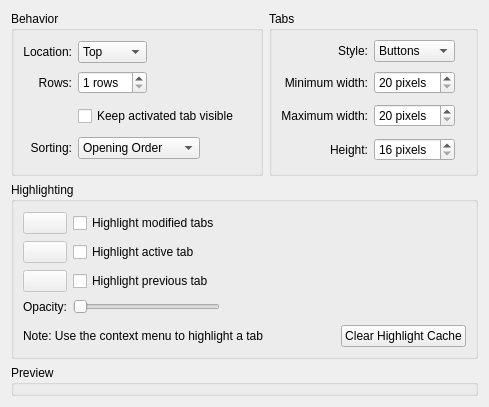
<ui version="4.0" >
 <class>TabBarConfigWidget</class>
 <widget class="QWidget" name="TabBarConfigWidget" >
  <layout class="QGridLayout" name="gridLayout_4" >
   <item row="0" column="0" >
    <widget class="QGroupBox" name="gbBehaviour" >
     <property name="title" >
      <string>Behavior</string>
     </property>
     <layout class="QGridLayout" name="gridLayout_2" >
      <item row="0" column="0" >
       <widget class="QLabel" name="lblLocation" >
        <property name="text" >
         <string>Location:</string>
        </property>
        <property name="alignment" >
         <set>Qt::AlignRight|Qt::AlignTrailing|Qt::AlignVCenter</set>
        </property>
       </widget>
      </item>
      <item row="0" column="1" >
       <widget class="QComboBox" name="cmbLocation" >
        <item>
         <property name="text" >
          <string comment="Tab bar location">Top</string>
         </property>
        </item>
        <item>
         <property name="text" >
          <string comment="Tab bar location">Bottom</string>
         </property>
        </item>
       </widget>
      </item>
      <item rowspan="2" row="0" column="2" >
       <spacer name="horizontalSpacer_3" >
        <property name="orientation" >
         <enum>Qt::Horizontal</enum>
        </property>
        <property name="sizeType" >
         <enum>QSizePolicy::MinimumExpanding</enum>
        </property>
        <property name="sizeHint" stdset="0" >
         <size>
          <width>98</width>
          <height>53</height>
         </size>
        </property>
       </spacer>
      </item>
      <item row="1" column="0" >
       <widget class="QLabel" name="lblRows" >
        <property name="text" >
         <string>Rows:</string>
        </property>
        <property name="alignment" >
         <set>Qt::AlignRight|Qt::AlignTrailing|Qt::AlignVCenter</set>
        </property>
       </widget>
      </item>
      <item row="1" column="1" >
       <widget class="QSpinBox" name="sbRows" >
        <property name="suffix" >
         <string> rows</string>
        </property>
        <property name="minimum" >
         <number>1</number>
        </property>
        <property name="maximum" >
         <number>10</number>
        </property>
       </widget>
      </item>
      <item row="3" column="0" >
       <widget class="QLabel" name="lblSorting" >
        <property name="text" >
         <string>Sorting:</string>
        </property>
        <property name="alignment" >
         <set>Qt::AlignRight|Qt::AlignTrailing|Qt::AlignVCenter</set>
        </property>
       </widget>
      </item>
      <item row="2" column="1" colspan="2" >
       <layout class="QHBoxLayout" name="horizontalLayout_2" >
        <item>
         <widget class="QCheckBox" name="chkFollowActive" >
          <property name="text" >
           <string>Keep activated tab visible</string>
          </property>
         </widget>
        </item>
        <item>
         <spacer name="horizontalSpacer_4" >
          <property name="orientation" >
           <enum>Qt::Horizontal</enum>
          </property>
          <property name="sizeType" >
           <enum>QSizePolicy::MinimumExpanding</enum>
          </property>
          <property name="sizeHint" stdset="0" >
           <size>
            <width>0</width>
            <height>28</height>
           </size>
          </property>
         </spacer>
        </item>
       </layout>
      </item>
      <item row="3" column="1" colspan="2" >
       <layout class="QHBoxLayout" name="horizontalLayout" >
        <item>
         <widget class="QComboBox" name="cmbSorting" >
          <item>
           <property name="text" >
            <string>Opening Order</string>
           </property>
          </item>
          <item>
           <property name="text" >
            <string>Document Name</string>
           </property>
          </item>
          <item>
           <property name="text" >
            <string>Document URL</string>
           </property>
          </item>
          <item>
           <property name="text" >
            <string>File Extension</string>
           </property>
          </item>
         </widget>
        </item>
        <item>
         <spacer name="horizontalSpacer_2" >
          <property name="orientation" >
           <enum>Qt::Horizontal</enum>
          </property>
          <property name="sizeType" >
           <enum>QSizePolicy::MinimumExpanding</enum>
          </property>
          <property name="sizeHint" stdset="0" >
           <size>
            <width>0</width>
            <height>17</height>
           </size>
          </property>
         </spacer>
        </item>
       </layout>
      </item>
     </layout>
    </widget>
   </item>
   <item row="0" column="1" >
    <widget class="QGroupBox" name="gbTabs" >
     <property name="title" >
      <string>Tabs</string>
     </property>
     <layout class="QGridLayout" name="gridLayout" >
      <item row="1" column="0" >
       <widget class="QLabel" name="lblMinWidth" >
        <property name="text" >
         <string>Minimum width:</string>
        </property>
        <property name="alignment" >
         <set>Qt::AlignRight|Qt::AlignTrailing|Qt::AlignVCenter</set>
        </property>
       </widget>
      </item>
      <item row="1" column="1" >
       <widget class="QSpinBox" name="sbMinWidth" >
        <property name="suffix" >
         <string> pixels</string>
        </property>
        <property name="minimum" >
         <number>20</number>
        </property>
        <property name="maximum" >
         <number>500</number>
        </property>
       </widget>
      </item>
      <item rowspan="3" row="1" column="2" >
       <spacer name="horizontalSpacer" >
        <property name="orientation" >
         <enum>Qt::Horizontal</enum>
        </property>
        <property name="sizeHint" stdset="0" >
         <size>
          <width>11</width>
          <height>96</height>
         </size>
        </property>
       </spacer>
      </item>
      <item row="2" column="0" >
       <widget class="QLabel" name="lblMaxWidth" >
        <property name="text" >
         <string>Maximum width:</string>
        </property>
        <property name="alignment" >
         <set>Qt::AlignRight|Qt::AlignTrailing|Qt::AlignVCenter</set>
        </property>
       </widget>
      </item>
      <item row="2" column="1" >
       <widget class="QSpinBox" name="sbMaxWidth" >
        <property name="text" stdset="0" >
         <string>20 pixels</string>
        </property>
        <property name="suffix" >
         <string> pixels</string>
        </property>
        <property name="minimum" >
         <number>20</number>
        </property>
        <property name="maximum" >
         <number>500</number>
        </property>
       </widget>
      </item>
      <item row="3" column="0" >
       <widget class="QLabel" name="lblHeight" >
        <property name="text" >
         <string>Height:</string>
        </property>
        <property name="alignment" >
         <set>Qt::AlignRight|Qt::AlignTrailing|Qt::AlignVCenter</set>
        </property>
       </widget>
      </item>
      <item row="3" column="1" >
       <widget class="QSpinBox" name="sbHeight" >
        <property name="text" stdset="0" >
         <string>16 pixels</string>
        </property>
        <property name="suffix" >
         <string> pixels</string>
        </property>
        <property name="minimum" >
         <number>16</number>
        </property>
        <property name="maximum" >
         <number>60</number>
        </property>
       </widget>
      </item>
      <item row="0" column="0" >
       <widget class="QLabel" name="lblStyle" >
        <property name="text" >
         <string>Style:</string>
        </property>
        <property name="alignment" >
         <set>Qt::AlignRight|Qt::AlignTrailing|Qt::AlignVCenter</set>
        </property>
       </widget>
      </item>
      <item row="0" column="1" >
       <widget class="QComboBox" name="cmbStyle" >
        <item>
         <property name="text" >
          <string>Buttons</string>
         </property>
        </item>
        <item>
         <property name="text" >
          <string>Flat</string>
         </property>
        </item>
       </widget>
      </item>
     </layout>
    </widget>
   </item>
   <item row="1" column="0" colspan="2" >
    <widget class="QGroupBox" name="gbHighlighting" >
     <property name="title" >
      <string>Highlighting</string>
     </property>
     <layout class="QVBoxLayout" name="verticalLayout" >
      <item>
       <layout class="QHBoxLayout" name="horizontalLayout_3" >
        <item>
         <layout class="QGridLayout" name="gridLayout_3" >
          <item row="0" column="0" >
           <widget class="KColorButton" name="colModified" >
            <property name="enabled" >
             <bool>false</bool>
            </property>
           </widget>
          </item>
          <item row="0" column="1" >
           <widget class="QCheckBox" name="chkModified" >
            <property name="text" >
             <string>Highlight modified tabs</string>
            </property>
           </widget>
          </item>
          <item row="1" column="0" >
           <widget class="KColorButton" name="colActive" >
            <property name="enabled" >
             <bool>false</bool>
            </property>
           </widget>
          </item>
          <item row="1" column="1" >
           <widget class="QCheckBox" name="chkActive" >
            <property name="text" >
             <string>Highlight active tab</string>
            </property>
           </widget>
          </item>
          <item row="2" column="0" >
           <widget class="KColorButton" name="colPrevious" >
            <property name="enabled" >
             <bool>false</bool>
            </property>
           </widget>
          </item>
          <item row="2" column="1" >
           <widget class="QCheckBox" name="chkPrevious" >
            <property name="text" >
             <string>Highlight previous tab</string>
            </property>
           </widget>
          </item>
          <item row="3" column="0" >
           <widget class="QLabel" name="lblOpacity" >
            <property name="text" >
             <string>Opacity:</string>
            </property>
            <property name="alignment" >
             <set>Qt::AlignRight|Qt::AlignTrailing|Qt::AlignVCenter</set>
            </property>
           </widget>
          </item>
          <item row="3" column="1" >
           <widget class="QSlider" name="slOpacity" >
            <property name="sizePolicy" >
             <sizepolicy vsizetype="Fixed" hsizetype="Minimum" >
              <horstretch>0</horstretch>
              <verstretch>0</verstretch>
             </sizepolicy>
            </property>
            <property name="maximum" >
             <number>100</number>
            </property>
            <property name="orientation" >
             <enum>Qt::Horizontal</enum>
            </property>
           </widget>
          </item>
         </layout>
        </item>
        <item>
         <spacer name="horizontalSpacer_5" >
          <property name="orientation" >
           <enum>Qt::Horizontal</enum>
          </property>
          <property name="sizeHint" stdset="0" >
           <size>
            <width>241</width>
            <height>108</height>
           </size>
          </property>
         </spacer>
        </item>
       </layout>
      </item>
      <item>
       <layout class="QHBoxLayout" name="horizontalLayout_4" >
        <item>
         <widget class="QLabel" name="lblNote" >
          <property name="text" >
           <string>Note: Use the context menu to highlight a tab</string>
          </property>
         </widget>
        </item>
        <item>
         <spacer name="horizontalSpacer_7" >
          <property name="orientation" >
           <enum>Qt::Horizontal</enum>
          </property>
          <property name="sizeHint" stdset="0" >
           <size>
            <width>0</width>
            <height>13</height>
           </size>
          </property>
         </spacer>
        </item>
        <item>
         <widget class="QPushButton" name="btnClearCache" >
          <property name="whatsThis" >
           <string>Remove all highlight marks in the current session.</string>
          </property>
          <property name="text" >
           <string>Clear Highlight Cache</string>
          </property>
         </widget>
        </item>
       </layout>
      </item>
     </layout>
    </widget>
   </item>
   <item row="2" column="0" colspan="2" >
    <widget class="QGroupBox" name="gbPreview" >
     <property name="title" >
      <string>Preview</string>
     </property>
    </widget>
   </item>
  </layout>
 </widget>
 <customwidgets>
  <customwidget>
   <class>KColorButton</class>
   <extends>QPushButton</extends>
   <header>kcolorbutton.h</header>
  </customwidget>
 </customwidgets>
 <tabstops>
  <tabstop>cmbLocation</tabstop>
  <tabstop>sbRows</tabstop>
  <tabstop>chkFollowActive</tabstop>
  <tabstop>cmbSorting</tabstop>
  <tabstop>cmbStyle</tabstop>
  <tabstop>sbMinWidth</tabstop>
  <tabstop>sbMaxWidth</tabstop>
  <tabstop>sbHeight</tabstop>
  <tabstop>chkModified</tabstop>
  <tabstop>colModified</tabstop>
  <tabstop>chkActive</tabstop>
  <tabstop>colActive</tabstop>
  <tabstop>chkPrevious</tabstop>
  <tabstop>colPrevious</tabstop>
  <tabstop>slOpacity</tabstop>
  <tabstop>btnClearCache</tabstop>
 </tabstops>
 <connections>
  <connection>
   <sender>chkModified</sender>
   <signal>toggled(bool)</signal>
   <receiver>colModified</receiver>
   <slot>setEnabled(bool)</slot>
   <hints>
    <hint type="sourcelabel" >
     <x>111</x>
     <y>237</y>
    </hint>
    <hint type="destinationlabel" >
     <x>50</x>
     <y>238</y>
    </hint>
   </hints>
  </connection>
  <connection>
   <sender>chkActive</sender>
   <signal>toggled(bool)</signal>
   <receiver>colActive</receiver>
   <slot>setEnabled(bool)</slot>
   <hints>
    <hint type="sourcelabel" >
     <x>96</x>
     <y>273</y>
    </hint>
    <hint type="destinationlabel" >
     <x>55</x>
     <y>268</y>
    </hint>
   </hints>
  </connection>
  <connection>
   <sender>chkPrevious</sender>
   <signal>toggled(bool)</signal>
   <receiver>colPrevious</receiver>
   <slot>setEnabled(bool)</slot>
   <hints>
    <hint type="sourcelabel" >
     <x>84</x>
     <y>297</y>
    </hint>
    <hint type="destinationlabel" >
     <x>60</x>
     <y>303</y>
    </hint>
   </hints>
  </connection>
 </connections>
</ui>
